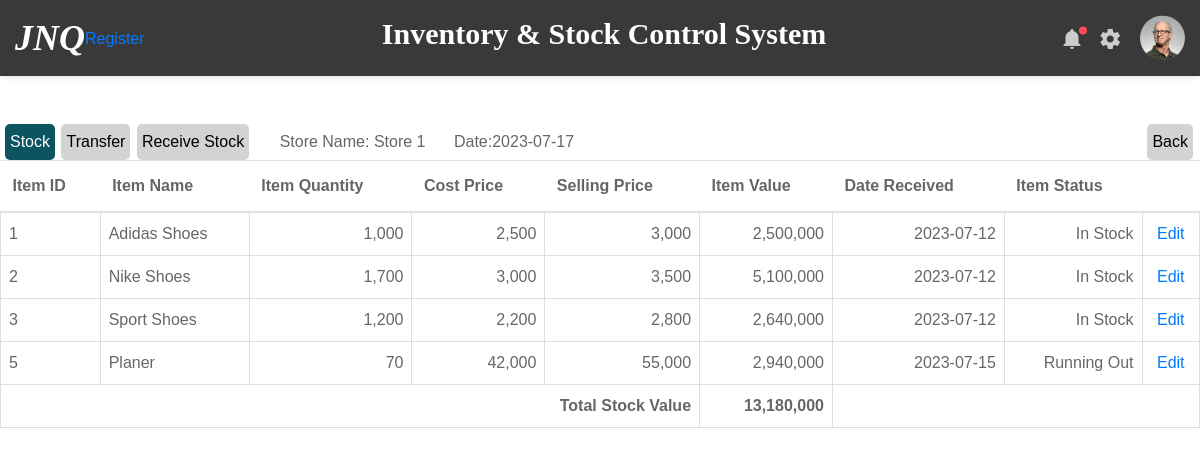
Before: /view_stores/1 with the older database file.
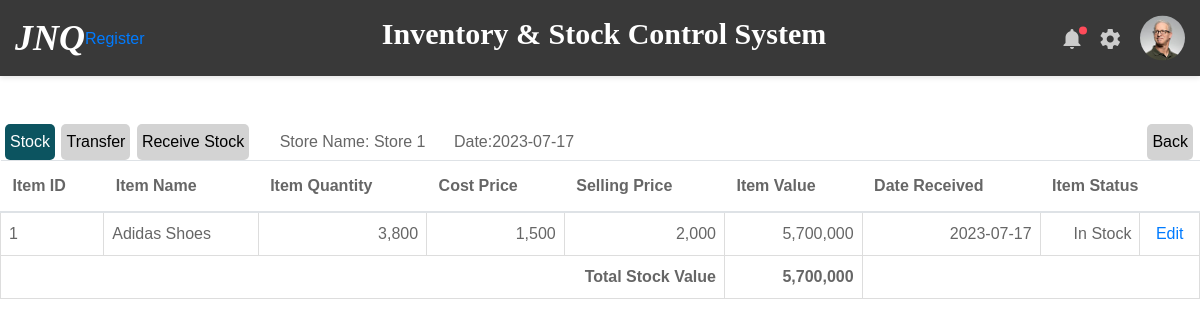
After: the same page with the newer database file.
### inventory/models.py (models this page shows)
class StoreItem(db.Model):
    id = db.Column(db.Integer, primary_key=True)
    store_id = db.Column('store_id', db.Integer, db.ForeignKey('store.id'))
    item_id = db.Column('item_id', db.Integer, db.ForeignKey('item.id'))
    item_quantity = db.Column(db.Integer, nullable=False)
    item_value = db.Column(db.Integer, nullable=False)
    date_added = db.Column(db.DateTime, default=datetime.now)
    stock_status = db.Column(db.String(20), nullable=False, default='In Stock')
    store = db.relationship('Store', back_populates='item_association')
    item = db.relationship('Item', back_populates='stores')

class Item(db.Model):
    id = db.Column(db.Integer, primary_key=True)
    item_name = db.Column(db.String(100), nullable=False)
    item_cost_price = db.Column(db.Integer, nullable=False)
    item_selling_price = db.Column(db.Integer, nullable=False)
    date_added = db.Column(db.DateTime, default=datetime.now)
    stores = db.relationship('StoreItem', back_populates='item')
    shops = db.relationship('ShopItem', back_populates='item')

### inventory/routes.py (the view)
@app.route('/view_stores/<int:store_id>', methods=['GET'])
def view_store(store_id):
    store = Store.query.get_or_404(store_id)
    date = today_date()
    store_items = StoreItem.query.filter_by(store_id=store.id).all()
    stock_value_list = []
    for product in store_items:
        stock_value_list.append(product.item_value)
    total_stock_value = sum(stock_value_list)
    return render_template('view_store.html', store=store, total_stock_value=total_stock_value, date=date,
                           store_items=store_items)

### inventory/routes.py (called while the page is built)
def today_date():
    date_today = datetime.today().strftime('%Y-%m-%d')
    return date_today

### inventory/templates/view_store.html
{% extends 'layout.html' %}
{% block content %}
    <div class="button-container">
      <a class="button active">Stock</a>
      <a href="{{ url_for('stock_out', store_id=store.id)}}" class="button">Transfer</a>
      <a href="{{ url_for('stock_in', store_id=store.id)}}" class="button">Receive Stock</a>
      <a class="ml-4">Store Name: {{store.store_name}}</a>
      <a class="ml-4">Date:{{date}}</a>
      <div class="float-right">
          <a href="{{ url_for('view_stores')}}" class="button">Back</a>
      </div>
    </div>
    <table class="table table-hover table-condensed">
      <thead>
        <tr>
          <th>Item ID</th>
          <th>Item Name</th>
          <th>Item Quantity</th>
          <th>Cost Price</th>
          <th>Selling Price</th>
          <th>Item Value</th>
          <th>Date Received</th>
          <th colspan="2">Item Status</th>
        </tr>
      </thead>
      <tbody>
        {% for product in store_items %}
          <tr>
              <td>{{ product.id }}</td>
              <td>{{ product.item.item_name }}</td>
              <td class="text-right">{{ "{:,}".format(product.item_quantity) }}</td>
              <td class="text-right">{{ "{:,}".format(product.item.item_cost_price) }}</td>
              <td class="text-right">{{ "{:,}".format(product.item.item_selling_price) }}</td>
              <td class="text-right">{{ "{:,}".format(product.item_value) }}</td>
              <td class="text-right">{{ product.date_added.date() }}</td>
              <td class="text-right">{{ product.stock_status }}</td>
              <td class="text-center"><a href="#">Edit</a></td>
          </tr>
        {% endfor %}
          <tr>
              <td colspan="5" class="text-right"><strong>Total Stock Value</strong></td>
              <td class="text-right"><strong>{{ "{:,}".format(total_stock_value)}}</strong></td>
              <td colspan="3"></td>
          </tr>
      </tbody>
    </table>
{% endblock content%}

Changed rows visible on the page:
no longer on this page (row edited): StoreItem: id "2", item.item_name "Nike Shoes", item_quantity "1,700", item_value "5,100,000", date_added "2023-07-12", stock_status "In Stock"
no longer on this page (row edited): Item: item.item_cost_price "3,000", item.item_selling_price "3,500"
removed StoreItem: id "3", item.item_name "Sport Shoes", item_quantity "1,200", item_value "2,640,000", date_added "2023-07-12", stock_status "In Stock"
no longer on this page (row edited): Item: item.item_cost_price "2,200", item.item_selling_price "2,800"
removed StoreItem: id "5", item.item_name "Planer", item_quantity "70", item_value "2,940,000", date_added "2023-07-15", stock_status "Running Out"
removed Item: item.item_cost_price "42,000", item.item_selling_price "55,000"
changed StoreItem "In Stock": item_quantity "1,000" → "3,800"; item_value "2,500,000" → "5,700,000"; date_added "2023-07-12" → "2023-07-17"
changed Item: item.item_cost_price "2,500" → "1,500"; item.item_selling_price "3,000" → "2,000"
Other visible differences:
{{ "{:,}".format(total_stock_value) }}: "13,180,000" → "5,700,000"
